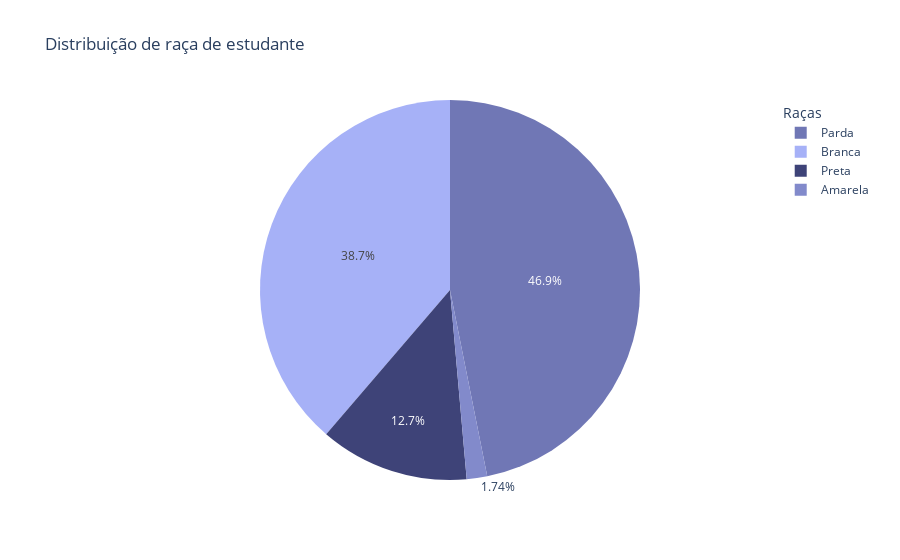

Notebook cell for this chart:
### Markdown cell above
For a final comprehension, we can observe the distribuition of the students skincolors, so it's possible to determine if the scholarships are duly fair in their distribution to people.

### Code cell
datapie = data['RACA'].value_counts().nlargest(4).reset_index()
datapie.columns = ['RACA', 'QTD']

fig = px.pie(
    datapie,
    names='RACA',
    values='QTD',
    color='RACA',
    color_discrete_sequence=['#7077b5', '#a6b1f7', '#3e4378', '#828acb'],
    title='Distribuição de raça de estudante'
)

fig.update_traces(textinfo='percent', pull=[0,0,0,0])
fig.update_layout(legend_title_text='Raças')

fig.show()

### Figure 1 — Plotly figure (JSON) as saved in the notebook; plotly's stock layout.template omitted (floating-point values rounded to 4 significant figures)
{"data": [{"customdata": [["Parda"], ["Branca"], ["Preta"], ["Amarela"]], "domain": {"x": [0, 1], "y": [0, 1]}, "hovertemplate": "RACA=%{customdata[0]}<br>QTD=%{value}<extra></extra>", "labels": ["Parda", "Branca", "Preta", "Amarela"], "legendgroup": "", "marker": {"colors": ["#7077b5", "#a6b1f7", "#3e4378", "#828acb"]}, "name": "", "pull": [0, 0, 0, 0], "showlegend": true, "textinfo": "percent", "type": "pie", "values": [78067, 64484, 21153, 2900]}], "layout": {"legend": {"title": {"text": "Raças"}, "tracegroupgap": 0}, "piecolorway": ["#7077b5", "#a6b1f7", "#3e4378", "#828acb"], "title": {"text": "Distribuição de raça de estudante"}}}
